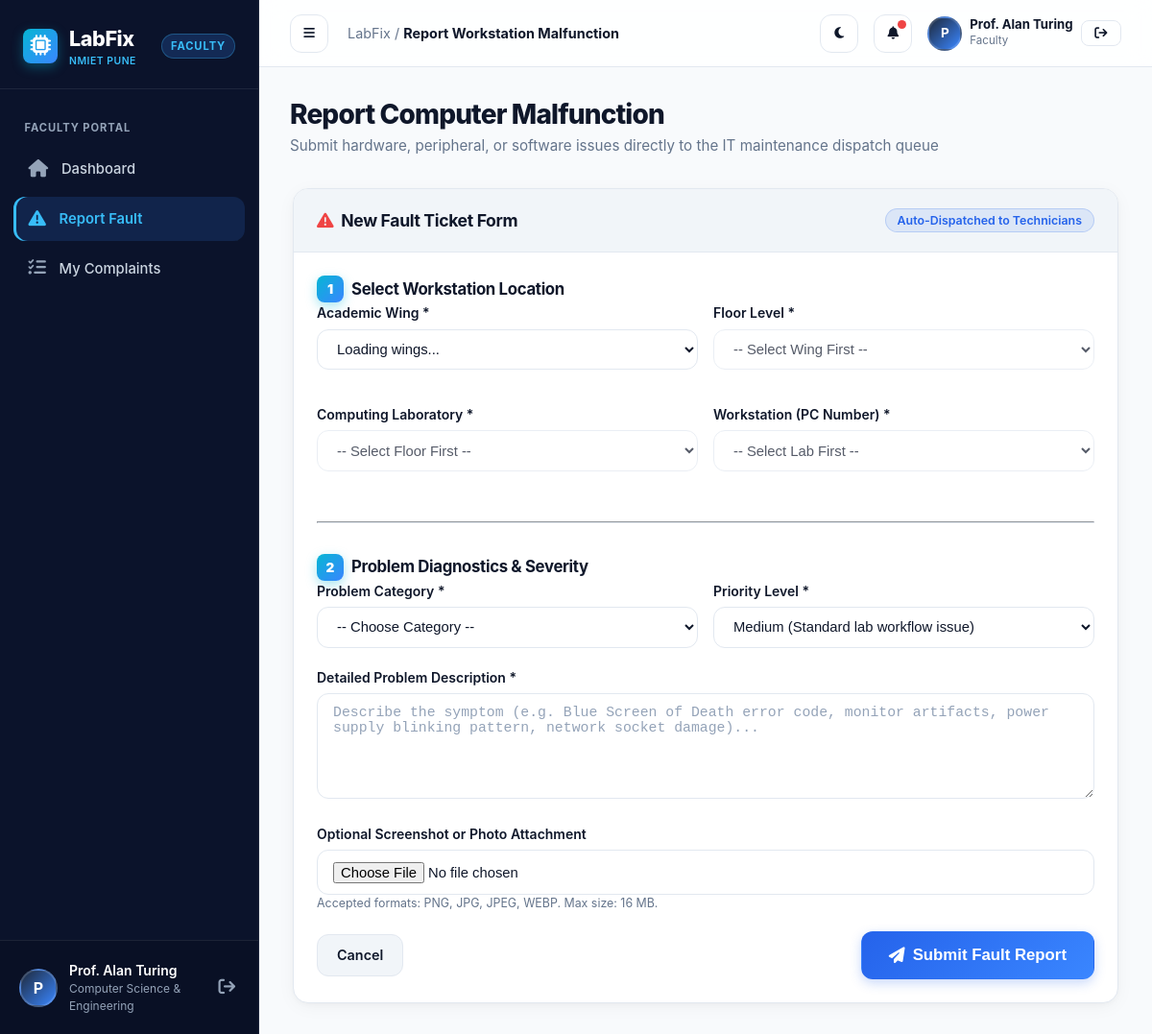
Page /faculty/report-fault (signed in) on the committed database.
### tables this page shows
CREATE TABLE users (
        id INTEGER PRIMARY KEY AUTOINCREMENT,
        username TEXT UNIQUE NOT NULL,
        email TEXT UNIQUE NOT NULL,
        password_hash TEXT NOT NULL,
        full_name TEXT NOT NULL,
        role TEXT NOT NULL CHECK(role IN ('hod', 'faculty', 'technician')),
        department TEXT DEFAULT 'Computer Science',
        phone TEXT DEFAULT '',
        avatar_url TEXT DEFAULT '',
        created_at TIMESTAMP DEFAULT CURRENT_TIMESTAMP
    );

### routes/faculty.py (the view, shortened to what this page needs)
@faculty_bp.route('/report-fault', methods=['GET', 'POST'])
@login_required
@role_required('faculty')
def report_fault():
    user = get_current_user()
    return render_template('faculty/report_fault.html',
                           user=user,
                           categories=Complaint.CATEGORIES,
                           priorities=[Complaint.PRIORITY_LOW, Complaint.PRIORITY_MEDIUM, Complaint.PRIORITY_HIGH, Complaint.PRIORITY_CRITICAL])

### templates/faculty/report_fault.html (shortened to what this page needs)
{% extends 'base.html' %}
{% block breadcrumb %}Report Workstation Malfunction{% endblock %}
{% block content %}
<div class="page-header">
  <div>
    <h1 class="page-title">Report Computer Malfunction</h1>
    <p class="page-subtitle">Submit hardware, peripheral, or software issues directly to the IT maintenance dispatch queue</p>
  </div>
</div>
<div style="max-width: 860px; margin: 0 auto;">
  <div class="card shadow-lg">
    <div class="card-header" style="background: var(--bg-surface-secondary);">
      <h3 class="card-title">
        <i class="fa-solid fa-triangle-exclamation text-danger me-2"></i> New Fault Ticket Form
      </h3>
      <span class="badge badge-primary">Auto-Dispatched to Technicians</span>
    </div>
    <div class="card-body p-4">
      <form action="{{ url_for('faculty.report_fault') }}" method="POST" enctype="multipart/form-data" id="fault-report-form">
        <div class="mb-4">
          <div class="d-flex align-items-center gap-2 mb-3">
            <span class="brand-icon" style="width: 28px; height: 28px; font-size: 0.85rem;">1</span>
            <h4 class="mb-0" style="font-size: 1.05rem;">Select Workstation Location</h4>
          </div>
          <div style="display: grid; grid-template-columns: 1fr 1fr; gap: 1rem;">
            <div class="form-group">
              <label class="form-label" for="wing-select">Academic Wing *</label>
              <select class="form-select" id="wing-select" required>
                <option value="">Loading wings...</option>
              </select>
            </div>
            <div class="form-group">
              <label class="form-label" for="floor-select">Floor Level *</label>
              <select class="form-select" id="floor-select" disabled required>
                <option value="">-- Select Wing First --</option>
              </select>
            </div>
            <div class="form-group">
              <label class="form-label" for="lab-select">Computing Laboratory *</label>
              <select class="form-select" id="lab-select" disabled required>
                <option value="">-- Select Floor First --</option>
              </select>
            </div>
            <div class="form-group">
              <label class="form-label" for="computer-select">Workstation (PC Number) *</label>
              <select class="form-select" id="computer-select" name="computer_id" disabled required>
                <option value="">-- Select Lab First --</option>
              </select>
            </div>
          </div>
        </div>
        <hr style="border-color: var(--border-color); margin: 2rem 0;">
        <div class="mb-4">
          <div class="d-flex align-items-center gap-2 mb-3">
            <span class="brand-icon" style="width: 28px; height: 28px; font-size: 0.85rem;">2</span>
            <h4 class="mb-0" style="font-size: 1.05rem;">Problem Diagnostics & Severity</h4>
          </div>
          <div style="display: grid; grid-template-columns: 1fr 1fr; gap: 1rem;">
            <div class="form-group">
              <label class="form-label" for="problem_category">Problem Category *</label>
              <select class="form-select" id="problem_category" name="problem_category" required>
                <option value="">-- Choose Category --</option>
              </select>
            </div>
            <div class="form-group">
              <label class="form-label" for="priority">Priority Level *</label>
              <select class="form-select" id="priority" name="priority" required>
                <option value="Medium" selected>Medium (Standard lab workflow issue)</option>
              </select>
            </div>
          </div>
          <div class="form-group">
            <label class="form-label" for="description">Detailed Problem Description *</label>
            <textarea class="form-control" id="description" name="description" rows="4" placeholder="Describe the symptom (e.g. Blue Screen of Death error code, monitor artifacts, power supply blinking pattern, network socket damage)..." required></textarea>
          </div>
          <div class="form-group mb-0">
            <label class="form-label" for="attachment">Optional Screenshot or Photo Attachment</label>
            <input type="file" class="form-control" id="attachment" name="attachment" accept="image/*">
            <div class="text-muted mt-1" style="font-size: 0.775rem;">
              Accepted formats: PNG, JPG, JPEG, WEBP. Max size: 16 MB.
            </div>
          </div>
        </div>
        <div class="d-flex align-items-center justify-content-between pt-3 border-top" style="border-color: var(--border-color) !important;">
          <a href="{{ url_for('faculty.dashboard') }}" class="btn btn-secondary">
            Cancel
          </a>
          <button type="submit" class="btn btn-primary btn-lg">
            <i class="fa-solid fa-paper-plane me-1"></i> Submit Fault Report
          </button>
        </div>
      </form>
    </div>
  </div>
</div>
{% endblock %}

### templates/base.html (shortened to what this page needs)
<!DOCTYPE html>
<html lang="en" data-theme="light">
<head>
  <link rel="stylesheet" href="https://cdnjs.cloudflare.com/ajax/libs/font-awesome/6.5.1/css/all.min.css">
  <link rel="stylesheet" href="{{ url_for('static', filename='css/style.css') }}">
  <link rel="stylesheet" href="{{ url_for('static', filename='css/dashboard.css') }}">
</head>
<body>
  <div class="dashboard-layout">
    {% include 'components/_sidebar.html' %}
    <div class="main-wrapper">
      <header class="topbar">
        <div class="topbar-left">
          <button id="sidebar-toggle-btn" class="icon-btn d-lg-none" title="Toggle Sidebar">
            <i class="fa-solid fa-bars"></i>
          </button>
          <div class="page-breadcrumb">
            <span>LabFix</span> / <strong>{% block breadcrumb %}Dashboard{% endblock %}</strong>
          </div>
        </div>
        <div class="topbar-right">
          <button id="theme-toggle-btn" class="icon-btn" title="Toggle Dark/Light Theme">
          </button>
          <div class="dropdown-wrapper">
            <button class="icon-btn dropdown-toggle" id="notification-btn" title="Notifications">
              <i class="fa-solid fa-bell"></i>
              <span class="notification-badge" id="notification-badge" style="display: {{ 'block' if unread_notifications_count > 0 else 'none' }};"></span>
            </button>
          </div>
          <div class="d-flex align-items-center gap-2 ps-2 border-start" style="border-color: var(--border-color) !important;">
            <div class="user-avatar" style="width: 36px; height: 36px; font-size: 0.85rem;">
              {{ current_user.full_name[:1] if current_user else 'U' }}
            </div>
            <div class="d-none d-sm-block text-start">
              <div style="font-size: 0.825rem; font-weight: 700; color: var(--text-main); line-height: 1.2;">
                {{ current_user.full_name if current_user else 'Guest' }}
              </div>
              <div style="font-size: 0.72rem; color: var(--text-muted); text-transform: capitalize;">
                {{ current_user.role if current_user else '' }}
              </div>
            </div>
            <a href="{{ url_for('auth.logout') }}" class="btn btn-outline btn-sm ms-2" title="Sign Out">
              <i class="fa-solid fa-arrow-right-from-bracket"></i>
            </a>
          </div>
        </div>
      </header>
      <main class="page-container">
        {% block content %}{% endblock %}
      </main>
    </div>
  </div>
</body>
</html>

### templates/components/_sidebar.html (shortened to what this page needs)
<aside class="sidebar">
  <div class="sidebar-header">
    <a href="/" class="brand-logo">
      <div class="brand-icon">
        <i class="fa-solid fa-microchip"></i>
      </div>
      <div>
        <span>LabFix</span>
        <div style="font-size: 0.65rem; color: #38bdf8; font-weight: 600; letter-spacing: 0.05em; text-transform: uppercase;">NMIET Pune</div>
      </div>
    </a>
    <span class="role-badge-pill">{{ current_user.role if current_user else 'Guest' }}</span>
  </div>
  <div class="sidebar-nav">
    {% if current_user and current_user.role == 'hod' %}
      <div class="nav-section-title">Control Center</div>
      <a href="{{ url_for('hod.dashboard') }}" class="nav-link {{ 'active' if request.endpoint == 'hod.dashboard' else '' }}">
        <i class="fa-solid fa-chart-pie"></i>
        <span>Overview</span>
      </a>
      <a href="{{ url_for('hod.infrastructure') }}" class="nav-link {{ 'active' if request.endpoint == 'hod.infrastructure' else '' }}">
        <i class="fa-solid fa-network-wired"></i>
        <span>Infrastructure</span>
      </a>
      <a href="{{ url_for('hod.complaints') }}" class="nav-link {{ 'active' if request.endpoint == 'hod.complaints' else '' }}">
        <i class="fa-solid fa-ticket-simple"></i>
        <span>All Complaints</span>
      </a>
      <a href="{{ url_for('hod.computer_health') }}" class="nav-link {{ 'active' if request.endpoint == 'hod.computer_health' else '' }}">
        <i class="fa-solid fa-heart-pulse"></i>
        <span>Computer Health</span>
      </a>
      <a href="{{ url_for('hod.technician_monitoring') }}" class="nav-link {{ 'active' if request.endpoint == 'hod.technician_monitoring' else '' }}">
        <i class="fa-solid fa-user-gear"></i>
        <span>Technicians</span>
      </a>
      <a href="{{ url_for('hod.reports') }}" class="nav-link {{ 'active' if request.endpoint == 'hod.reports' else '' }}">
        <i class="fa-solid fa-chart-line"></i>
        <span>Reports & Analytics</span>
      </a>
      <div class="nav-section-title">Hardware Asset Ops</div>
      <a href="{{ url_for('inventory.index') }}" class="nav-link {{ 'active' if request.blueprint == 'inventory' and request.endpoint == 'inventory.index' else '' }}">
        <i class="fa-solid fa-boxes-stacked"></i>
        <span>Computer Inventory</span>
      </a>
      <a href="{{ url_for('inventory.add') }}" class="nav-link {{ 'active' if request.endpoint == 'inventory.add' else '' }}">
        <i class="fa-solid fa-plus-circle"></i>
        <span>Add Computer</span>
      </a>
      <a href="{{ url_for('hod.audit_logs') }}" class="nav-link {{ 'active' if request.endpoint == 'hod.audit_logs' else '' }}">
        <i class="fa-solid fa-clipboard-list"></i>
        <span>Audit Logs</span>
      </a>
      <a href="{{ url_for('hod.sms_logs') }}" class="nav-link {{ 'active' if request.endpoint == 'hod.sms_logs' else '' }}">
        <i class="fa-solid fa-comment-sms"></i>
        <span>SMS Dispatch Logs</span>
      </a>
    {% elif current_user and current_user.role == 'faculty' %}
      <div class="nav-section-title">Faculty Portal</div>
      <a href="{{ url_for('faculty.dashboard') }}" class="nav-link {{ 'active' if request.endpoint == 'faculty.dashboard' else '' }}">
        <i class="fa-solid fa-house"></i>
        <span>Dashboard</span>
      </a>
      <a href="{{ url_for('faculty.report_fault') }}" class="nav-link {{ 'active' if request.endpoint == 'faculty.report_fault' else '' }}">
        <i class="fa-solid fa-triangle-exclamation"></i>
        <span>Report Fault</span>
      </a>
      <a href="{{ url_for('faculty.my_complaints') }}" class="nav-link {{ 'active' if request.endpoint == 'faculty.my_complaints' else '' }}">
        <i class="fa-solid fa-list-check"></i>
        <span>My Complaints</span>
      </a>
    {% endif %}
  </div>
  <div class="sidebar-footer">
    <div class="user-profile-mini">
      <div class="user-avatar">
        {{ current_user.full_name[:1] if current_user else 'U' }}
      </div>
      <div class="user-info-text">
        <div class="user-name">{{ current_user.full_name if current_user else 'Guest User' }}</div>
        <div class="user-role-label">{{ current_user.department if current_user else '' }}</div>
      </div>
      <a href="{{ url_for('auth.logout') }}" title="Logout" style="color: var(--slate-400); font-size: 1.1rem; padding: 4px;" class="ms-auto">
        <i class="fa-solid fa-arrow-right-from-bracket"></i>
      </a>
    </div>
  </div>
</aside>

### rows in the picture
users: role "FACULTY", full_name "P", full_name "Prof. Alan Turing", department "Computer Science & Engineering", role "Faculty"
